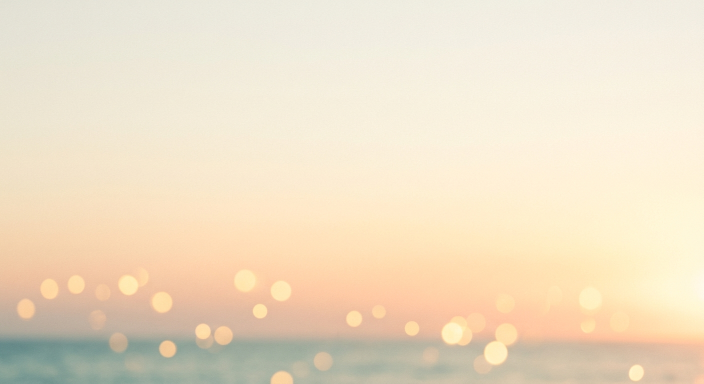
#> input picture screenshots/backgrounds/home.png, 1408 x 768 px, found by its file name (shown at 1/2 size); its folder holds 4 pictures in this run
$ python compose_iphone69.py
#> lines starting #> are read from the running program, lines starting #| are printed output that depends on the picture; after the words box and inside, x2 and y2 are one past the last pixel; in counts of white or black regions, pixels touching at a corner belong together
"""iPhone 6.9" (1320x2868) App Store slides laid out like the iPad set:
headline on top, whole device centred with even side margins, background below."""
import os
import sys
from PIL import Image, ImageDraw, ImageFilter, ImageFont

W, H = 1320, 2868
INK = (30, 26, 20)
CAP = "screenshots/captures/iphone"
OUT = "screenshots/iphone/en"

# Device geometry (iPhone 17 Pro Max proportions, thin black bezel like the iPad frame)
SIDE = 170
RIM, BEZEL = 7, 26
BODY_W = W - 2 * SIDE
SCR_W = BODY_W - 2 * (RIM + BEZEL)
SCALE = SCR_W / 402
SCR_H = round(874 * SCALE)
BODY_H = SCR_H + 2 * (RIM + BEZEL)
SCR_R = round(55 * SCALE)
BODY_R = SCR_R + RIM + BEZEL
DEV_X = SIDE
DEV_Y = 600

HEAD_SIZE = 112
LINE_H = round(HEAD_SIZE * 1.2)


def headline_font():
    f = ImageFont.truetype("/tmp/PlayfairItalic-VF.ttf", HEAD_SIZE)
    try:
        f.set_variation_by_axes([600])
    except Exception:
        pass
    return f


def background(name):
#> called with name = 'home'
    bg = Image.open(f"screenshots/backgrounds/{name}.png").convert("RGB")
#> bg is the input picture: PIL image 1408x768 RGB; mean R, G, B 237.8, 222.5, 197.5
    s = H / bg.height
#> s = 3.73
    bg = bg.resize((round(bg.width * s), H), Image.LANCZOS)
#> bg: PIL image 5258x2868 RGB
    x0 = (bg.width - W) // 2
#> x0 = 1969
    return bg.crop((x0, 0, x0 + W, H))
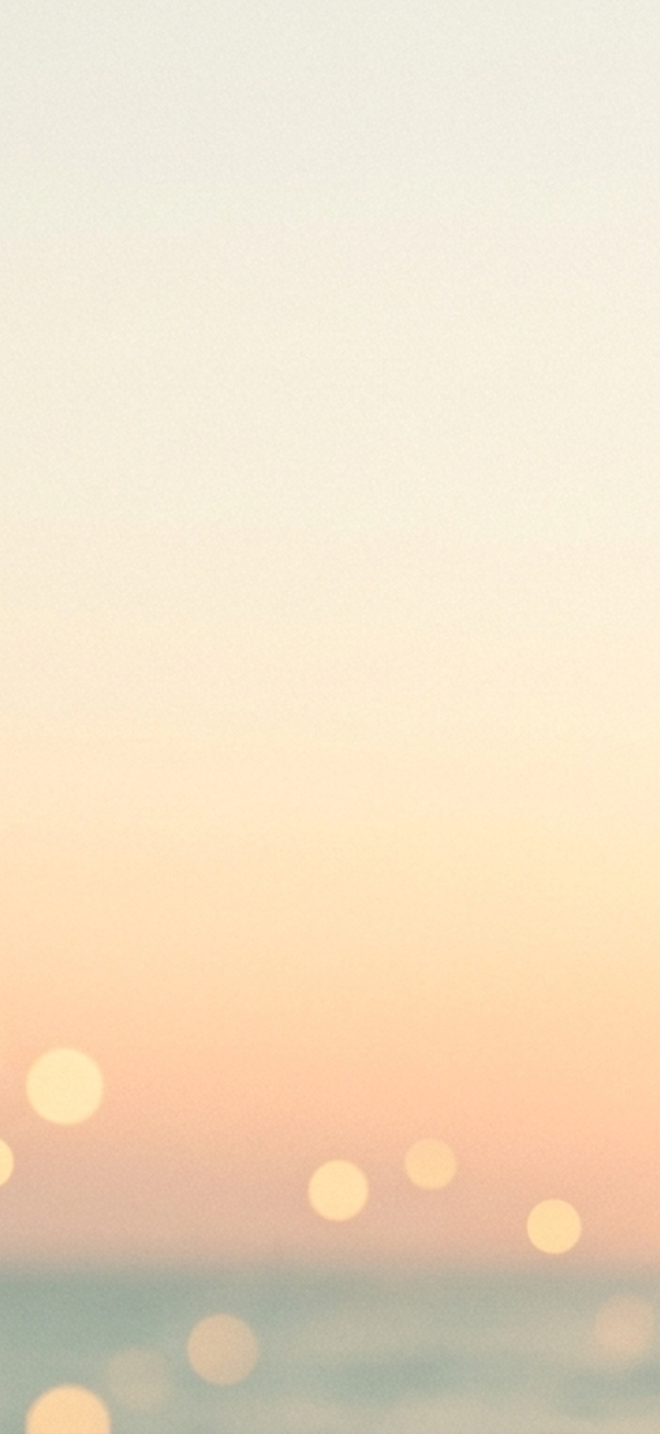
#> returned value: PIL image 1320x2868 RGB (shown at 1/2 size); mean R, G, B 239.4, 222.4, 197.5


def screen(name):
    src = Image.open(f"{CAP}/{name}.png").convert("RGB")
    if name == "05_my_experience":
        # Scrolled content sits under the status bar here; give it the same clean
        # status bar band as the other captures so 9:41 / signal / battery read clearly.
        band = Image.open(f"{CAP}/03_chat.png").convert("RGB").crop((0, 0, 402, 58))
        fade = Image.new("L", (402, 70), 255)
        fd = ImageDraw.Draw(fade)
        for y in range(58, 70):
            fd.line([(0, y), (402, y)], fill=int(255 * (70 - y) / 12))
        base = Image.open(f"{CAP}/03_chat.png").convert("RGB").crop((0, 0, 402, 70))
        src.paste(base, (0, 0), fade)
        src.paste(band, (0, 0))
    scr = src.resize((SCR_W, SCR_H), Image.LANCZOS)
    # Crisp Dynamic Island over the upscaled one (capture island: x139-262, y14-49 pt)
    d = ImageDraw.Draw(scr)
    ix0, ix1 = 139 * SCALE - 2, 262 * SCALE + 2
    iy0, iy1 = 14 * SCALE - 2, 49 * SCALE + 2
    d.rounded_rectangle([ix0, iy0, ix1, iy1], radius=(iy1 - iy0) / 2, fill=(0, 0, 0))
    lens = (ix1 - 0.17 * (ix1 - ix0), (iy0 + iy1) / 2)
    r = (iy1 - iy0) * 0.17
    d.ellipse([lens[0] - r, lens[1] - r, lens[0] + r, lens[1] + r], fill=(18, 20, 30))
    return scr


def device(canvas):
    # soft drop shadow
    sh = Image.new("RGBA", (W, H), (0, 0, 0, 0))
#> sh: PIL image 1320x2868 RGBA; every value is 0
    ImageDraw.Draw(sh).rounded_rectangle(
        [DEV_X + 10, DEV_Y + 34, DEV_X + BODY_W - 10, DEV_Y + BODY_H + 34],
        radius=BODY_R, fill=(50, 38, 24, 70))
    sh = sh.filter(ImageFilter.GaussianBlur(40))
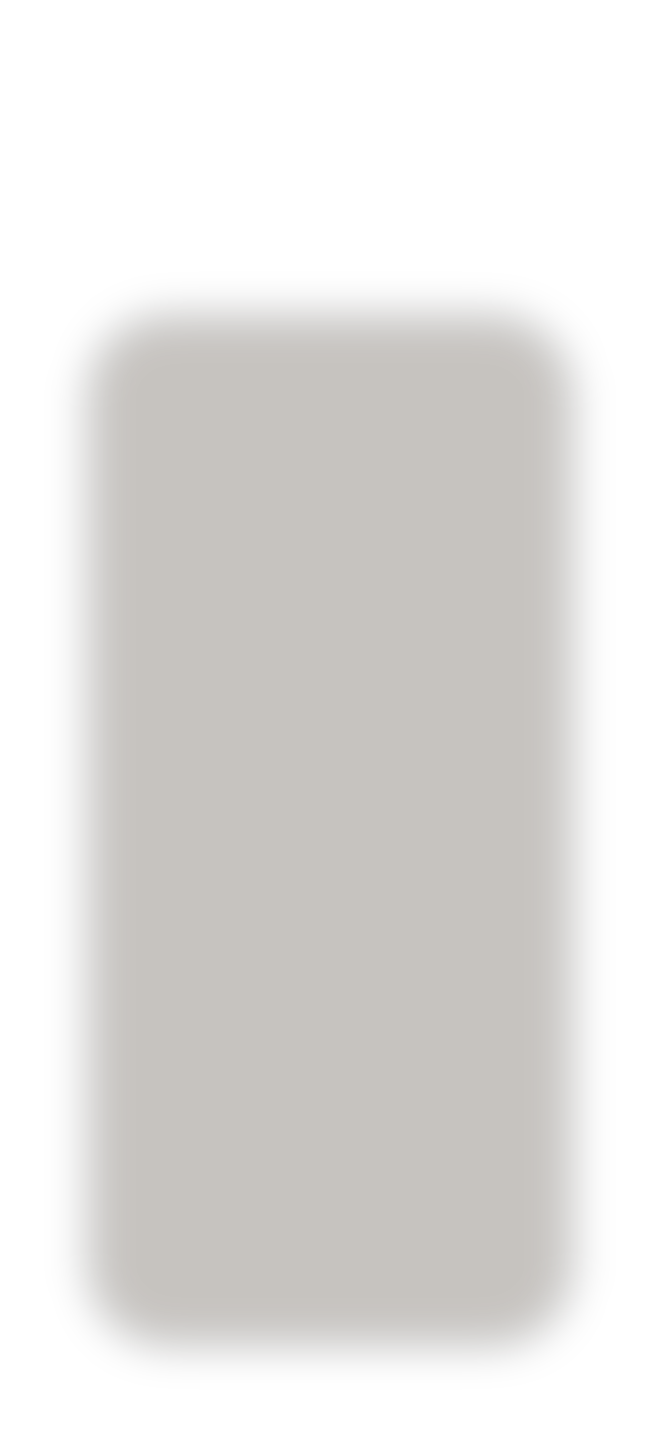
#> sh: PIL image 1320x2868 RGBA (shown at 1/2 size); mean R, G, B, A 25.8, 19.6, 12.4, 36.1; transparent parts drawn white
    canvas = Image.alpha_composite(canvas.convert("RGBA"), sh).convert("RGB")
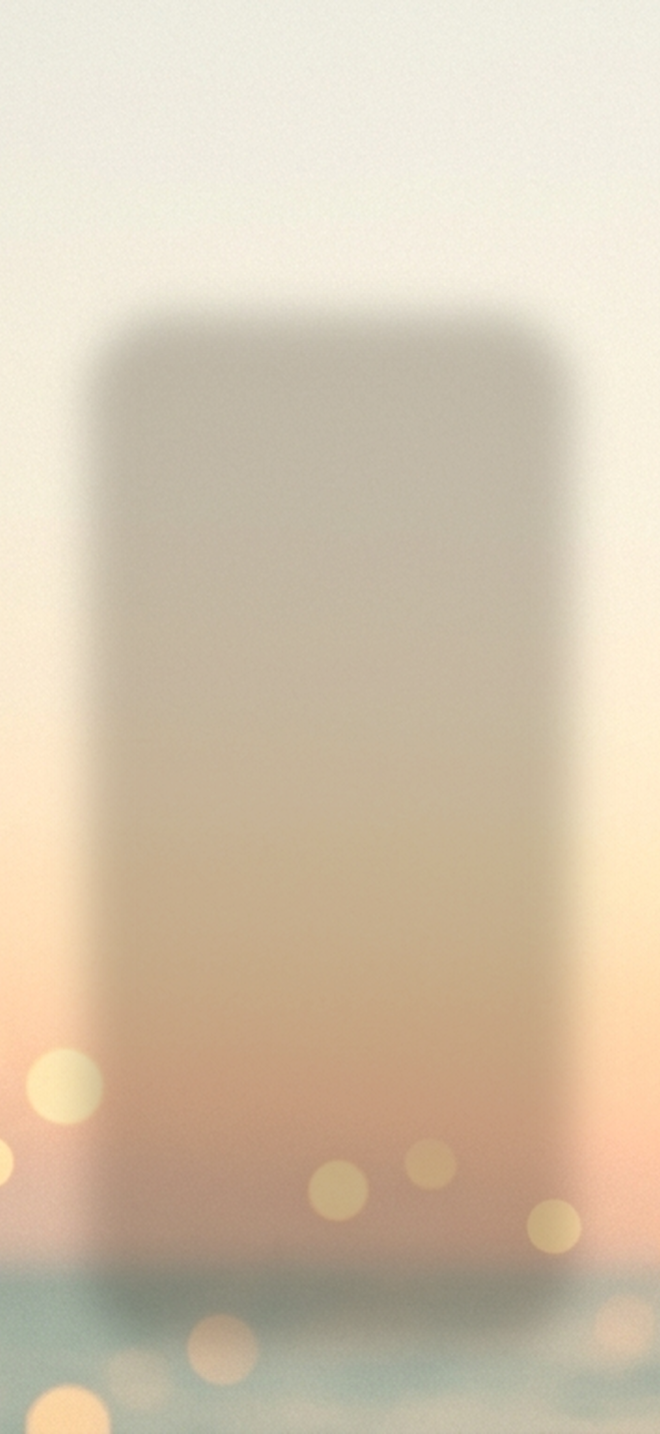
#> canvas: PIL image 1320x2868 RGB (shown at 1/2 size); mean R, G, B 211.5, 196.1, 173.4
    d = ImageDraw.Draw(canvas)

    # side buttons: action + volume (left), side button + camera control (right)
    btn = (178, 179, 184)
    for y, h in [(330, 70), (450, 135), (610, 135)]:
        d.rounded_rectangle([DEV_X - 6, DEV_Y + y, DEV_X + 4, DEV_Y + y + h], radius=4, fill=btn)
    for y, h in [(520, 200), (1240, 110)]:
        d.rounded_rectangle([DEV_X + BODY_W - 4, DEV_Y + y, DEV_X + BODY_W + 6, DEV_Y + y + h], radius=4, fill=btn)

    # silver rim, then black bezel
    d.rounded_rectangle([DEV_X, DEV_Y, DEV_X + BODY_W, DEV_Y + BODY_H], radius=BODY_R, fill=(198, 199, 203))
    d.rounded_rectangle([DEV_X + 2, DEV_Y + 2, DEV_X + BODY_W - 2, DEV_Y + BODY_H - 2],
                        radius=BODY_R - 2, fill=(222, 223, 226))
    d.rounded_rectangle([DEV_X + RIM - 2, DEV_Y + RIM - 2, DEV_X + BODY_W - RIM + 2, DEV_Y + BODY_H - RIM + 2],
                        radius=BODY_R - RIM + 2, fill=(120, 121, 124))
    d.rounded_rectangle([DEV_X + RIM, DEV_Y + RIM, DEV_X + BODY_W - RIM, DEV_Y + BODY_H - RIM],
                        radius=BODY_R - RIM, fill=(19, 19, 19))
    return canvas


def compose(name, bg_name, headline):
    canvas = background(bg_name)
    canvas = device(canvas)
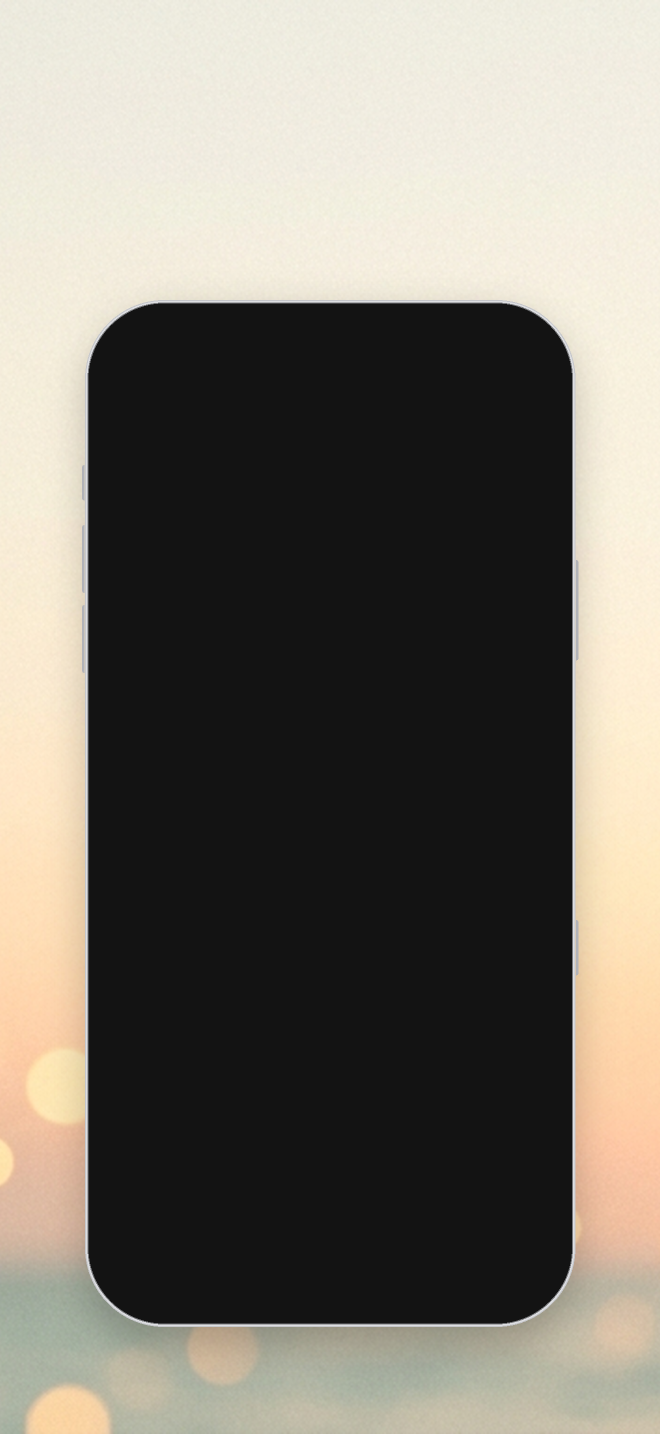
#> canvas: PIL image 1320x2868 RGB (shown at 1/2 size); mean R, G, B 121.1, 116.1, 106.5

    sx, sy = DEV_X + RIM + BEZEL, DEV_Y + RIM + BEZEL
    mask = Image.new("L", (SCR_W * 4, SCR_H * 4), 0)
#> mask: PIL image 3656x7948 L; every value is 0
    ImageDraw.Draw(mask).rounded_rectangle([0, 0, SCR_W * 4 - 1, SCR_H * 4 - 1], radius=SCR_R * 4, fill=255)
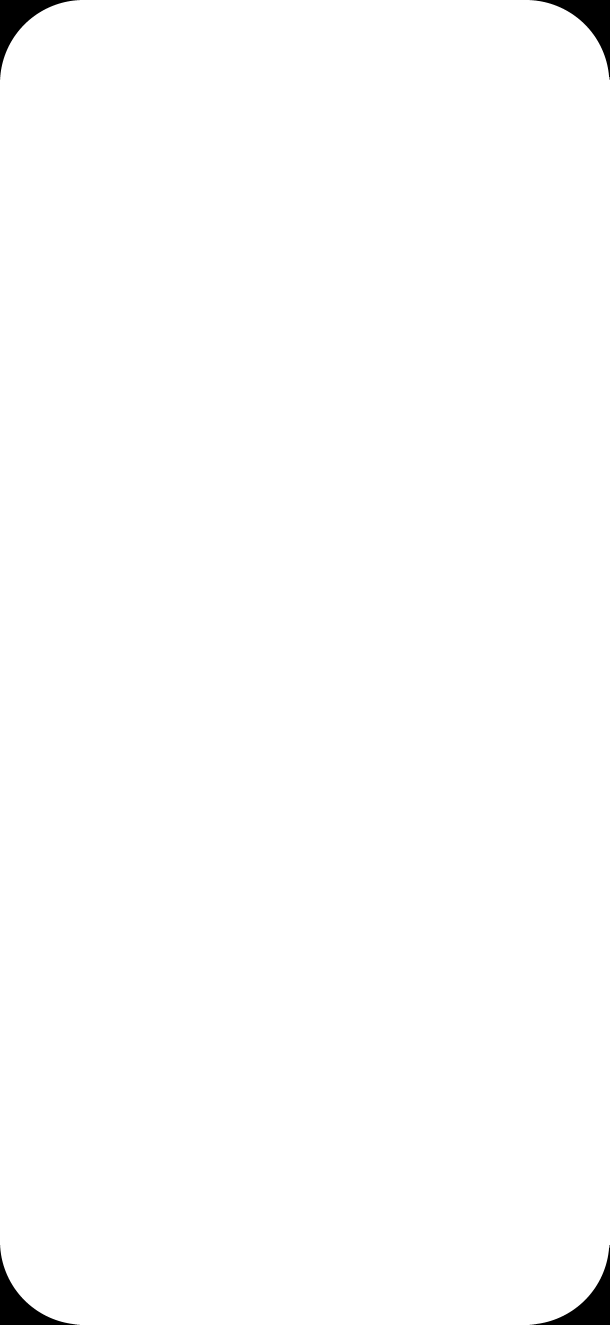
#> mask: PIL image 3656x7948 L (shown at 1/6 size); 99.3% white; 4 black regions, box (x1, y1, x2, y2) and area: (0, 0, 478, 478) 53795, (3178, 0, 3656, 478) 53795, (0, 7470, 478, 7948) 53795, (3178, 7470, 3656, 7948) 53795
    mask = mask.resize((SCR_W, SCR_H), Image.LANCZOS)
#> mask: PIL image 914x1987 L
    canvas.paste(screen(name), (sx, sy), mask)

    d = ImageDraw.Draw(canvas)
    f = headline_font()
    lines = headline.split("\n")
    block = LINE_H * len(lines)
    y = (DEV_Y - block) // 2 - 10
    for ln in lines:
        bb = d.textbbox((0, 0), ln, font=f)
        d.text(((W - (bb[2] - bb[0])) // 2 - bb[0], y + (LINE_H - HEAD_SIZE) // 2), ln, font=f, fill=INK)
        y += LINE_H

    os.makedirs(OUT, exist_ok=True)
    out = f"{OUT}/{name}.png"
    canvas.save(out, "PNG")
    print("saved", out, canvas.size, "device", (DEV_X, DEV_Y, BODY_W, BODY_H), "bottom margin", H - DEV_Y - BODY_H)


SLIDES = [
    ("01_home", "home", "The Celebration\nHas Begun"),
    ("02_schedule", "schedule", "Every Moment\nIn Order"),
    ("03_chat", "chat", "Stay Close"),
    ("04_wedding_week", "wedding_week", "Live From\nCancún"),
    ("05_my_experience", "my_experience", "Find Your Way"),
    ("06_my_outfits", "my_outfits", "Dress\nThe Part"),
]

only = sys.argv[1] if len(sys.argv) > 1 else None
for n, bg, hl in SLIDES:
    if only and not n.startswith(only):
        continue
#> (the run stopped early here; a loop or call above may not have finished)
